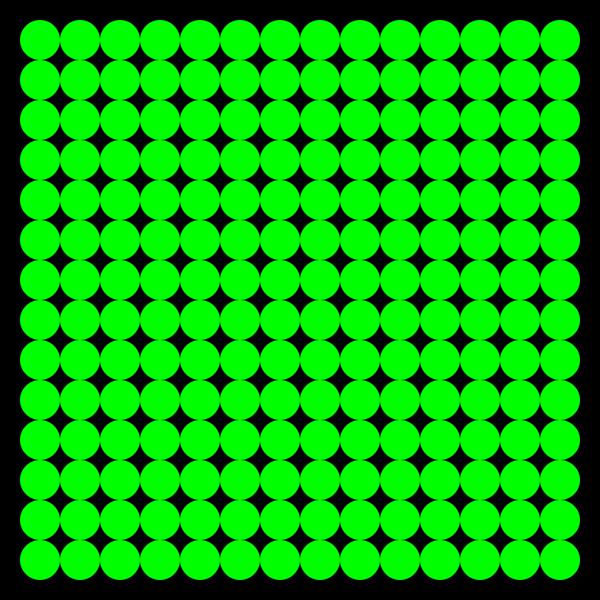
Frame 1 (no input)
Frame 60 (the mouse pressed at the canvas centre just before this capture): identical to frame 1, image omitted
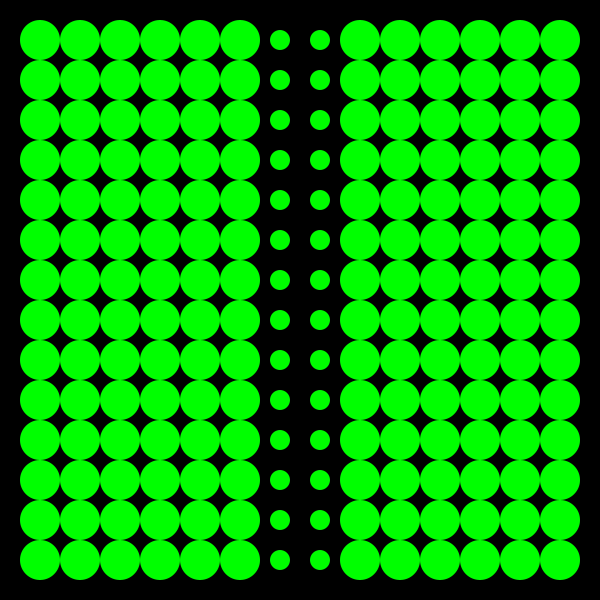
Frame 120 (the mouse held since frame 60 and released just before this capture)

The Processing sketch that drew these frames (run headless with seeded random() and noise(); from frame 60 on, the mouse is pressed at the canvas centre):

// Processing sketch: clase04_ejemplo_for
// ── clase04_ejemplo_for.pde
void setup() {
  size(600, 600);
  noStroke();
}

void draw() {
  background(0);
  
  for (int x = 40; x <= width-40; x+=40) {
    for (int y = 40; y <= height-40; y+=40) {
      
      if(mouseX > x - 20 && mouseX < x + 20 
       && mouseY > y - 20 && mouseY < y + 20){
        fill(255,0,0);
      } else {
         fill(0,255,0); 
      }
      
      float s = min(abs(mouseX-x),40);
      circle(x, y, s);
    }
  }
  
}
